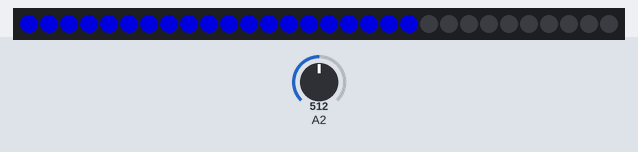
A sketch run on a simulated Arduino Uno, built with avr-gcc and run on an emulated ATmega328P. On the bench: 30 RGB LEDs in strip order, left to right. The inputs (shaded band) are chosen by the test bench; at power-on: A2 = 512. Dim RGB values are drawn brighter than linear.

Above: at 0.77 s.
1.3 s: A2 set to 1009
At 2.5 s:
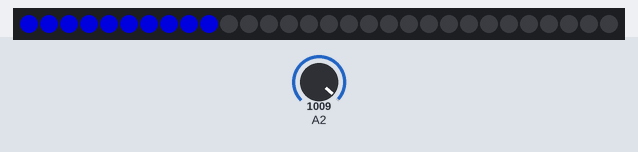
4.3 s: A2 set to 1023
Timing chart, 0 to 7.3 s (numbered marks = the images above; inputs shaded):
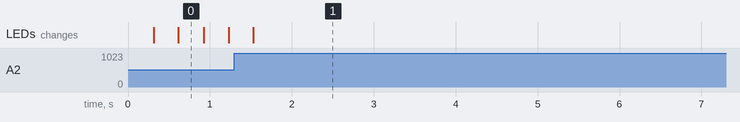

The sketch:

AnalogRGBcontroll3.ino
```cpp
#include <Adafruit_NeoPixel.h>
#ifdef __AVR__
  #include <avr/power.h>
#endif

#define PIN            6

#define NUMPIXELS      30

Adafruit_NeoPixel pixels = Adafruit_NeoPixel(NUMPIXELS, PIN, NEO_GRB + NEO_KHZ800);
int lednr=0;
int leds=0;
void setup() {
  // This is for Trinket 5V 16MHz, you can remove these three lines if you are not using a Trinket
#if defined (__AVR_ATtiny85__)
  if (F_CPU == 16000000) clock_prescale_set(clock_div_1);
#endif
pixels.begin();
  for(int i=0;i<10;i++)
{
     pixels.setPixelColor(i,(156,156,156));

}
pixels.show();
}
void loop() {

  leds=analogRead(A2);
   lednr=(20.0/1023)*leds+10;
   for(int i=10;i<lednr;i++)
   {
   pixels.setPixelColor(i,(156,156,156));
   }
    pixels.show();
    delay(10);
   for(int i=10;i<lednr;i++)
   {
   pixels.setPixelColor(i,(0,0,0));
   }
   pixels.show();
}
```

Measured:
- after the input at 4.3 s, every drawn part: stays the same
